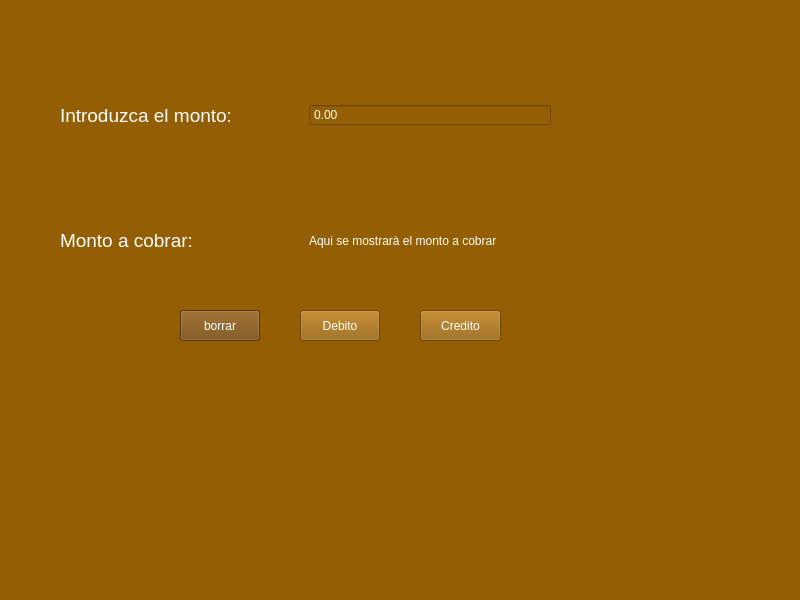
<?xml version="1.0" encoding="UTF-8"?>
<ui version="4.0">
 <class>MainWindow</class>
 <widget class="QMainWindow" name="MainWindow">
  <property name="geometry">
   <rect>
    <x>0</x>
    <y>0</y>
    <width>800</width>
    <height>600</height>
   </rect>
  </property>
  <property name="windowTitle">
   <string>MainWindow</string>
  </property>
  <property name="styleSheet">
   <string notr="true">background-color: rgb(148, 95, 4);</string>
  </property>
  <widget class="QWidget" name="centralwidget">
   <widget class="QWidget" name="horizontalLayoutWidget">
    <property name="geometry">
     <rect>
      <x>60</x>
      <y>70</y>
      <width>491</width>
      <height>91</height>
     </rect>
    </property>
    <layout class="QHBoxLayout" name="horizontalLayout">
     <item>
      <widget class="QLabel" name="label">
       <property name="font">
        <font>
         <family>Arial</family>
         <pointsize>14</pointsize>
        </font>
       </property>
       <property name="styleSheet">
        <string notr="true">color: rgb(255, 255, 255);</string>
       </property>
       <property name="text">
        <string>Introduzca el monto: </string>
       </property>
      </widget>
     </item>
     <item>
      <widget class="QDoubleSpinBox" name="doubleSpinBox">
       <property name="styleSheet">
        <string notr="true">color: rgb(255, 255, 255);</string>
       </property>
       <property name="buttonSymbols">
        <enum>QAbstractSpinBox::NoButtons</enum>
       </property>
       <property name="maximum">
        <double>100000000.000000000000000</double>
       </property>
       <property name="stepType">
        <enum>QAbstractSpinBox::DefaultStepType</enum>
       </property>
       <property name="value">
        <double>0.000000000000000</double>
       </property>
      </widget>
     </item>
    </layout>
   </widget>
   <widget class="QWidget" name="horizontalLayoutWidget_2">
    <property name="geometry">
     <rect>
      <x>60</x>
      <y>210</y>
      <width>491</width>
      <height>61</height>
     </rect>
    </property>
    <layout class="QHBoxLayout" name="horizontalLayout_2">
     <item>
      <widget class="QLabel" name="label_2">
       <property name="font">
        <font>
         <family>Arial</family>
         <pointsize>14</pointsize>
        </font>
       </property>
       <property name="styleSheet">
        <string notr="true">color: rgb(255, 255, 255);</string>
       </property>
       <property name="text">
        <string>Monto a cobrar: </string>
       </property>
      </widget>
     </item>
     <item>
      <widget class="QLabel" name="label_3">
       <property name="styleSheet">
        <string notr="true">color: rgb(255, 255, 255);</string>
       </property>
       <property name="text">
        <string>Aqui se mostrarà el monto a cobrar</string>
       </property>
      </widget>
     </item>
    </layout>
   </widget>
   <widget class="QPushButton" name="pushButton">
    <property name="geometry">
     <rect>
      <x>180</x>
      <y>310</y>
      <width>80</width>
      <height>31</height>
     </rect>
    </property>
    <property name="styleSheet">
     <string notr="true">color: rgb(255, 255, 255);


background-color: rgb(117, 73, 12);</string>
    </property>
    <property name="text">
     <string>borrar</string>
    </property>
   </widget>
   <widget class="QPushButton" name="pushButton_2">
    <property name="geometry">
     <rect>
      <x>300</x>
      <y>310</y>
      <width>80</width>
      <height>31</height>
     </rect>
    </property>
    <property name="styleSheet">
     <string notr="true">color: rgb(255, 255, 255);
</string>
    </property>
    <property name="text">
     <string>Debito</string>
    </property>
   </widget>
   <widget class="QPushButton" name="pushButton_3">
    <property name="geometry">
     <rect>
      <x>420</x>
      <y>310</y>
      <width>81</width>
      <height>31</height>
     </rect>
    </property>
    <property name="styleSheet">
     <string notr="true">color: rgb(255, 255, 255);
</string>
    </property>
    <property name="text">
     <string>Credito</string>
    </property>
   </widget>
  </widget>
  <widget class="QStatusBar" name="statusbar"/>
 </widget>
 <resources/>
 <connections>
  <connection>
   <sender>pushButton</sender>
   <signal>clicked()</signal>
   <receiver>doubleSpinBox</receiver>
   <slot>clear()</slot>
   <hints>
    <hint type="sourcelabel">
     <x>242</x>
     <y>340</y>
    </hint>
    <hint type="destinationlabel">
     <x>429</x>
     <y>132</y>
    </hint>
   </hints>
  </connection>
 </connections>
</ui>
